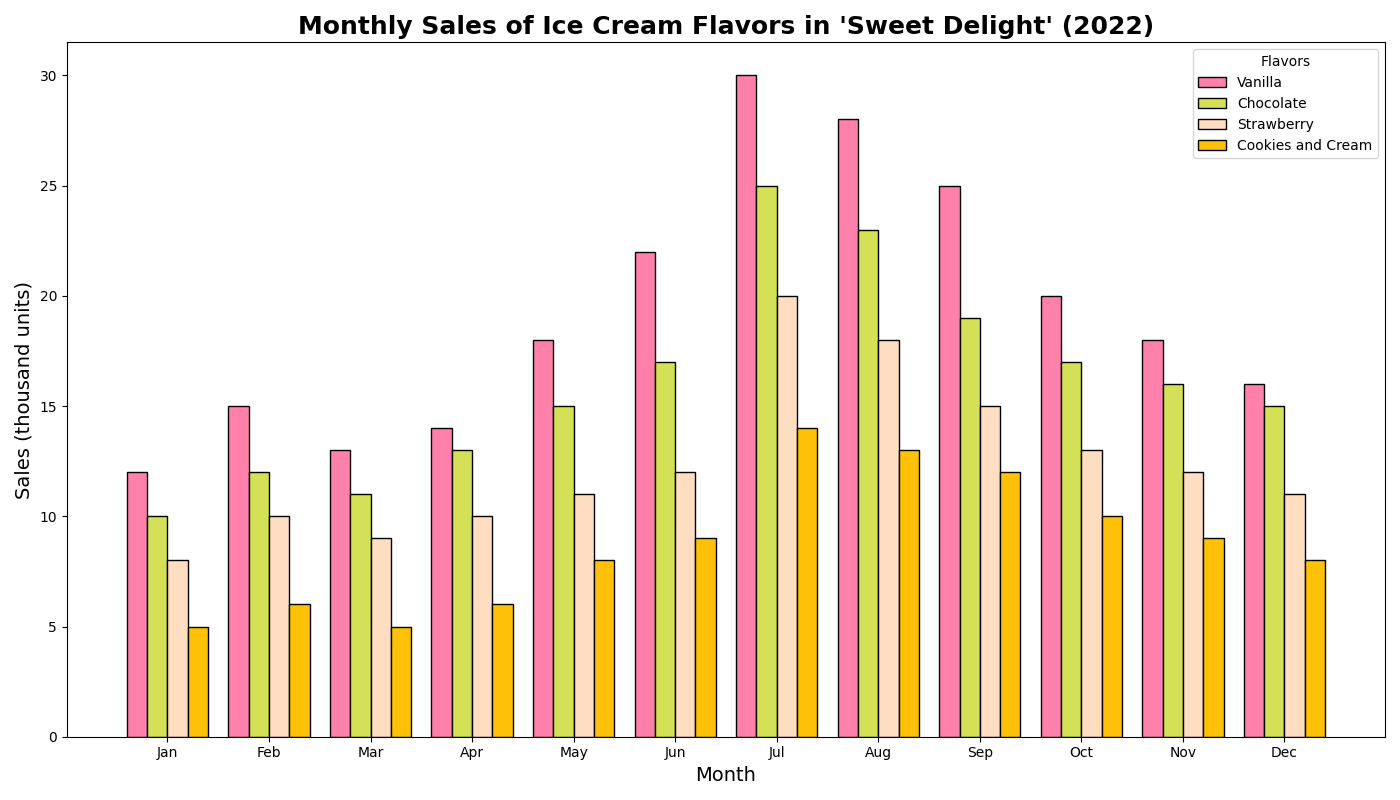

The script that drew this image:
import numpy as np
import matplotlib.pyplot as plt

months = np.array(['Jan', 'Feb', 'Mar', 'Apr', 'May', 'Jun', 'Jul', 'Aug', 'Sep', 'Oct', 'Nov', 'Dec'])
flavors = ['Vanilla', 'Chocolate', 'Strawberry', 'Cookies and Cream']

vanilla_sales = np.array([12, 15, 13, 14, 18, 22, 30, 28, 25, 20, 18, 16])
chocolate_sales = np.array([10, 12, 11, 13, 15, 17, 25, 23, 19, 17, 16, 15])
strawberry_sales = np.array([8, 10, 9, 10, 11, 12, 20, 18, 15, 13, 12, 11])
cookies_cream_sales = np.array([5, 6, 5, 6, 8, 9, 14, 13, 12, 10, 9, 8])

sales_data = np.vstack([vanilla_sales, chocolate_sales, strawberry_sales, cookies_cream_sales])
colors = ['#FF80AB', '#D4E157', '#FFDDC1', '#FFC107']

fig, ax = plt.subplots(figsize=(14, 8))

bar_width = 0.2
x_indices = np.arange(len(months))

for i, (sales, color) in enumerate(zip(sales_data, colors)):
    ax.bar(x_indices + i * bar_width, sales, color=color, edgecolor='black', width=bar_width, label=flavors[i])

ax.set_title("Monthly Sales of Ice Cream Flavors in 'Sweet Delight' (2022)", fontsize=18, fontweight='bold')
ax.set_xlabel("Month", fontsize=14)
ax.set_ylabel("Sales (thousand units)", fontsize=14)
ax.set_xticks(x_indices + bar_width * 1.5)
ax.set_xticklabels(months)
ax.legend(title="Flavors")

plt.tight_layout()
plt.show()
